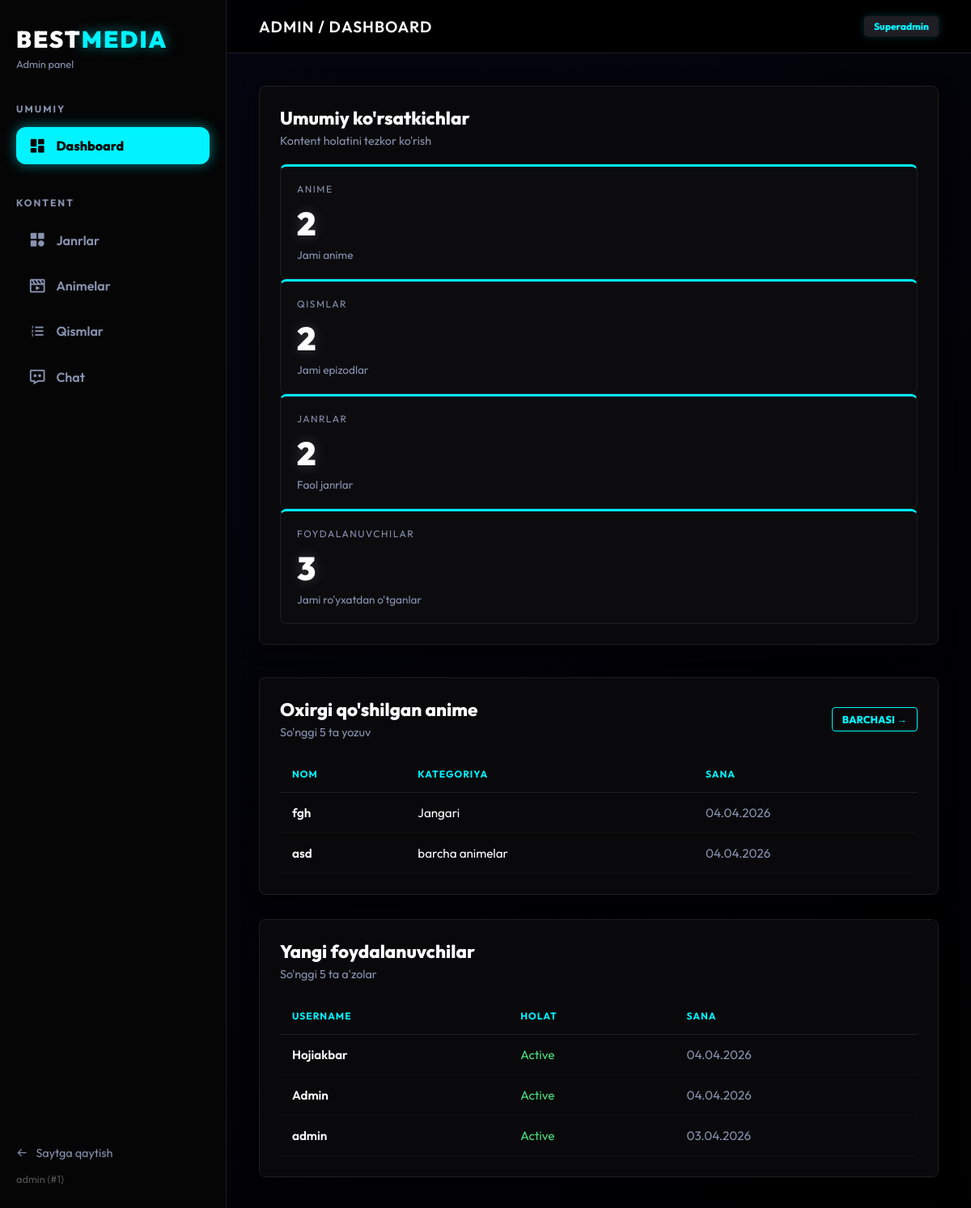
The app's page /control-panel/ (signed in) with its own data.
### my_app/models.py (models this page shows, shortened)
class CustomUser(AbstractUser):
    phone = models.CharField(max_length=15, blank=True, null=True)
    is_banned = models.BooleanField(default=False)
    is_admin_user = models.BooleanField(default=False)  # Admin panelga kirish

class Movie(models.Model):
    title = models.CharField(max_length=200)
    image = models.ImageField(upload_to='movies/')
    description = models.TextField(blank=True, null=True)
    category = models.ForeignKey(
        Category,
        on_delete=models.SET_NULL,
        null=True,
        blank=True,
        related_name="movies"
    )
    video_url = models.URLField(
        blank=True,
        null=True,
        help_text="Asosiy video URL (mp4 yoki CDN linki)"
    )
    telegram_link = models.URLField(
        blank=True,
        null=True,
        help_text="Telegram post linki (ixtiyoriy, agar mavjud bo'lsa saytda ko'rinadi)"
    )
    created_at = models.DateTimeField(auto_now_add=True)

class Category(models.Model):
    name = models.CharField(max_length=100)
    created_at = models.DateTimeField(auto_now_add=True)

### my_app/admin_views.py (the view)
# urls.py: path('control-panel/', admin_dashboard, name='admin_dashboard'),
@user_passes_test(is_admin, login_url='/')
def admin_dashboard(request):
    context = {
        'total_animes': Movie.objects.count(),
        'total_episodes': MovieEpisode.objects.count(),
        'total_genres': Category.objects.count(),
        'total_users': CustomUser.objects.count(),
        'latest_animes': Movie.objects.all().order_by('-created_at')[:5],
        'latest_users': CustomUser.objects.all().order_by('-date_joined')[:5],
    }
    return render(request, 'custom_admin/dashboard.html', context)

### my_app/admin_views.py (called while the page is built)
def is_admin(user):
    return user.is_authenticated and (user.is_staff or user.is_superuser or user.is_admin_user)

### my_app/templates/custom_admin/dashboard.html (shortened to what this page needs)
{% extends 'custom_admin/base.html' %}
{% block page_title %}Dashboard{% endblock %}
{% block content %}
<div class="glass-panel">
    <div class="panel-header">
        <h2>Umumiy ko'rsatkichlar</h2>
        <p>Kontent holatini tezkor ko'rish</p>
    </div>
    <div class="stats-grid">
        <div class="stat-card">
            <div class="stat-title">Anime</div>
            <div class="stat-value">{{ total_animes }}</div>
            <div class="stat-desc">Jami anime</div>
        </div>
        <div class="stat-card">
            <div class="stat-title">Qismlar</div>
            <div class="stat-value">{{ total_episodes }}</div>
            <div class="stat-desc">Jami epizodlar</div>
        </div>
        <div class="stat-card">
            <div class="stat-title">Janrlar</div>
            <div class="stat-value">{{ total_genres }}</div>
            <div class="stat-desc">Faol janrlar</div>
        </div>
        <div class="stat-card">
            <div class="stat-title">Foydalanuvchilar</div>
            <div class="stat-value">{{ total_users }}</div>
            <div class="stat-desc">Jami ro'yxatdan o'tganlar</div>
        </div>
    </div>
</div>
<div class="tables-container">
    <div class="glass-panel">
        <div class="panel-header" style="display:flex; justify-content:space-between; align-items:center;">
            <div>
                <h2>Oxirgi qo'shilgan anime</h2>
                <p>So'nggi 5 ta yozuv</p>
            </div>
            <a href="{% url 'admin_movies' %}" class="glass-btn">Barchasi &rarr;</a>
        </div>
        <table>
            <thead>
                <tr>
                    <th>Nom</th>
                    <th>Kategoriya</th>
                    <th>Sana</th>
                </tr>
            </thead>
            <tbody>
                {% for anime in latest_animes %}
                <tr>
                    <td style="font-weight: 600;">{{ anime.title|truncatechars:20 }}</td>
                    <td>{% if anime.category %}{{ anime.category.name }}{% else %}-{% endif %}</td>
                    <td style="color:var(--text-dim);">{{ anime.created_at|date:"d.m.Y" }}</td>
                </tr>
                {% empty %}
                <tr><td colspan="3" style="text-align:center; color:gray;">Hozircha animelar yo'q</td></tr>
                {% endfor %}
            </tbody>
        </table>
    </div>
    <div class="glass-panel">
        <div class="panel-header" style="display:flex; justify-content:space-between; align-items:center;">
            <div>
                <h2>Yangi foydalanuvchilar</h2>
                <p>So'nggi 5 ta a'zolar</p>
            </div>
        </div>
        <table>
            <thead>
                <tr>
                    <th>Username</th>
                    <th>Holat</th>
                    <th>Sana</th>
                </tr>
            </thead>
            <tbody>
                {% for u in latest_users %}
                <tr>
                    <td style="font-weight: 600;">{{ u.username }}</td>
                    <td>{% if u.is_banned %}<span style="color:#ff3366;">Banned</span>{% else %}<span style="color:#4ade80;">Active</span>{% endif %}</td>
                    <td style="color:var(--text-dim);">{{ u.date_joined|date:"d.m.Y" }}</td>
                </tr>
                {% empty %}
                <tr><td colspan="3" style="text-align:center; color:gray;">Foydalanuvchilar yo'q</td></tr>
                {% endfor %}
            </tbody>
        </table>
    </div>
</div>
{% endblock %}

### my_app/templates/custom_admin/base.html (shortened to what this page needs)
{% load static %}
<!DOCTYPE html>
<html lang="uz">
<head>
    <link href='https://unpkg.com/boxicons@2.1.4/css/boxicons.min.css' rel='stylesheet'>
</head>
<body>
    <aside class="sidebar">
        <a href="{% url 'home' %}" class="brand">BEST<span>MEDIA</span></a>
        <span class="brand-sub">Admin panel</span>
        <h4 class="menu-title">UMUMIY</h4>
        <ul class="menu-list">
            <li><a href="{% url 'admin_dashboard' %}" class="{% if request.resolver_match.url_name == 'admin_dashboard' %}active{% endif %}"><i class='bx bxs-dashboard'></i> Dashboard</a></li>
        </ul>
        <h4 class="menu-title">KONTENT</h4>
        <ul class="menu-list">
            <li><a href="{% url 'admin_genres' %}" class="{% if request.resolver_match.url_name == 'admin_genres' %}active{% endif %}"><i class='bx bxs-category'></i> Janrlar</a></li>
            <li><a href="{% url 'admin_movies' %}" class=""><i class='bx bx-movie-play'></i> Animelar</a></li>
            <li><a href="{% url 'admin_episodes' %}" class=""><i class='bx bx-list-ol'></i> Qismlar</a></li>
            <li><a href="{% url 'admin_chat' %}" class="{% if request.resolver_match.url_name == 'admin_chat' %}active{% endif %}"><i class='bx bx-message-dots'></i> Chat</a></li>
        </ul>
        <div class="sidebar-bottom">
            <a href="{% url 'home' %}" class="logout-btn"><i class='bx bx-arrow-back'></i> Saytga qaytish</a>
            <div style="margin-top:15px; font-size:0.8rem; color: #555;">{{ request.user.username }} (#{{ request.user.id }})</div>
        </div>
    </aside>
    <main class="main-content">
        <header class="topbar">
            <div class="page-title">Admin / {% block page_title %}Dashboard{% endblock %}</div>
            <div class="user-info">
                <div class="user-role">{% if request.user.is_superuser %}Superadmin{% else %}Staff{% endif %}</div>
            </div>
        </header>
        <div class="content-area">
            {% block content %}{% endblock %}
        </div>
    </main>
</body>
</html>

### records on screen
CustomUser: user.username "admin", user.id "1", username "admin", is_banned "Active", date_joined "03.04.2026"
Movie: title "fgh", category.name "Jangari", created_at "04.04.2026"
Movie: title "asd", category.name "barcha animelar", created_at "04.04.2026"
CustomUser: username "Hojiakbar", is_banned "Active", date_joined "04.04.2026"
CustomUser: username "Admin", is_banned "Active", date_joined "04.04.2026"

### other values on screen
{{ total_animes }} "2"
{{ total_episodes }} "2"
{{ total_genres }} "2"
{{ total_users }} "3"
